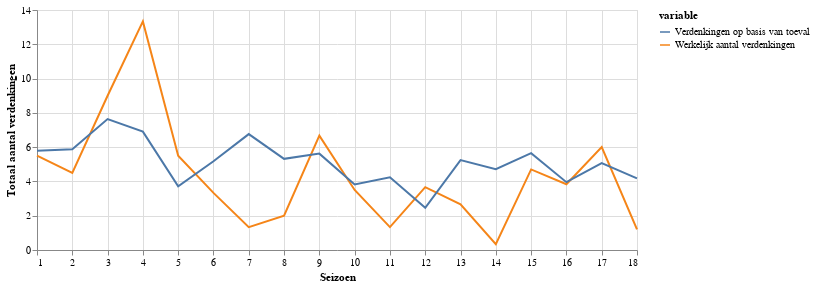

The cell this chart's notebook holds for it:
### Markdown cell above
## En verliezers? 

Hetzelfde plaatje voor de verliezers. Zoals je hieronder ziet is de verliezer vaak een stuk minder verdacht dan de winnaar: de blauwe lijntjes liggen vaak boven de gele. Ook afgelopen seizoen was Olcay overduidelijk niet de mol.

Uitzondering die de regel bevestigt is seizoen 4, waarin Chandrika zeer verdacht was, maar het uiteindelijk Elise was die echt de mol was.

### Code cell
# calculate how often the winner would have been guessed correctly if just guessing
temp = result[['loser_actual_votes','loser_expected_votes']].groupby(result['season']).sum()
temp.rename({'loser_actual_votes':'Werkelijk aantal verdenkingen', 'loser_expected_votes': 'Verdenkingen op basis van toeval'}, axis='columns', inplace=True)
show_progress(temp, [1, 18], 'Seizoen', 'Totaal aantal verdenkingen')

### Figure 1 — Vega-Lite specification as saved in the notebook (floating-point values rounded to 4 significant figures)
{"$schema": "https://vega.github.io/schema/vega-lite/v2.6.0.json", "config": {"view": {"height": 300, "width": 400}}, "data": {"name": "data-f36aa7e0c9c3461a9c90a6b6341d6cf8"}, "datasets": {"data-f36aa7e0c9c3461a9c90a6b6341d6cf8": [{"value": 5.5, "variable": "Werkelijk aantal verdenkingen", "x": 1}, {"value": 4.5, "variable": "Werkelijk aantal verdenkingen", "x": 2}, {"value": 9, "variable": "Werkelijk aantal verdenkingen", "x": 3}, {"value": 13.33, "variable": "Werkelijk aantal verdenkingen", "x": 4}, {"value": 5.5, "variable": "Werkelijk aantal verdenkingen", "x": 5}, {"value": 3.333, "variable": "Werkelijk aantal verdenkingen", "x": 6}, {"value": 1.333, "variable": "Werkelijk aantal verdenkingen", "x": 7}, {"value": 2.0, "variable": "Werkelijk aantal verdenkingen", "x": 8}, {"value": 6.667, "variable": "Werkelijk aantal verdenkingen", "x": 9}, {"value": 3.5, "variable": "Werkelijk aantal verdenkingen", "x": 10}, {"value": 1.333, "variable": "Werkelijk aantal verdenkingen", "x": 11}, {"value": 3.667, "variable": "Werkelijk aantal verdenkingen", "x": 12}, {"value": 2.667, "variable": "Werkelijk aantal verdenkingen", "x": 13}, {"value": 0.3333, "variable": "Werkelijk aantal verdenkingen", "x": 14}, {"value": 4.7, "variable": "Werkelijk aantal verdenkingen", "x": 15}, {"value": 3.833, "variable": "Werkelijk aantal verdenkingen", "x": 16}, {"value": 6, "variable": "Werkelijk aantal verdenkingen", "x": 17}, {"value": 1.2, "variable": "Werkelijk aantal verdenkingen", "x": 18}, {"value": 5.792, "variable": "Verdenkingen op basis van toeval", "x": 1}, {"value": 5.882, "variable": "Verdenkingen op basis van toeval", "x": 2}, {"value": 7.64, "variable": "Verdenkingen op basis van toeval", "x": 3}, {"value": 6.905, "variable": "Verdenkingen op basis van toeval", "x": 4}, {"value": 3.718, "variable": "Verdenkingen op basis van toeval", "x": 5}, {"value": 5.177, "variable": "Verdenkingen op basis van toeval", "x": 6}, {"value": 6.76, "variable": "Verdenkingen op basis van toeval", "x": 7}, {"value": 5.317, "variable": "Verdenkingen op basis van toeval", "x": 8}, {"value": 5.621, "variable": "Verdenkingen op basis van toeval", "x": 9}, {"value": 3.824, "variable": "Verdenkingen op basis van toeval", "x": 10}, {"value": 4.242, "variable": "Verdenkingen op basis van toeval", "x": 11}, {"value": 2.459, "variable": "Verdenkingen op basis van toeval", "x": 12}, {"value": 5.246, "variable": "Verdenkingen op basis van toeval", "x": 13}, {"value": 4.711, "variable": "Verdenkingen op basis van toeval", "x": 14}, {"value": 5.648, "variable": "Verdenkingen op basis van toeval", "x": 15}, {"value": 3.958, "variable": "Verdenkingen op basis van toeval", "x": 16}, {"value": 5.074, "variable": "Verdenkingen op basis van toeval", "x": 17}, {"value": 4.177, "variable": "Verdenkingen op basis van toeval", "x": 18}]}, "encoding": {"color": {"field": "variable", "type": "nominal"}, "x": {"axis": {"domain": true}, "field": "x", "scale": {"domain": [1, 18]}, "title": "Seizoen", "type": "quantitative"}, "y": {"field": "value", "title": "Totaal aantal verdenkingen", "type": "quantitative"}}, "height": 240, "mark": "line", "width": 600}
